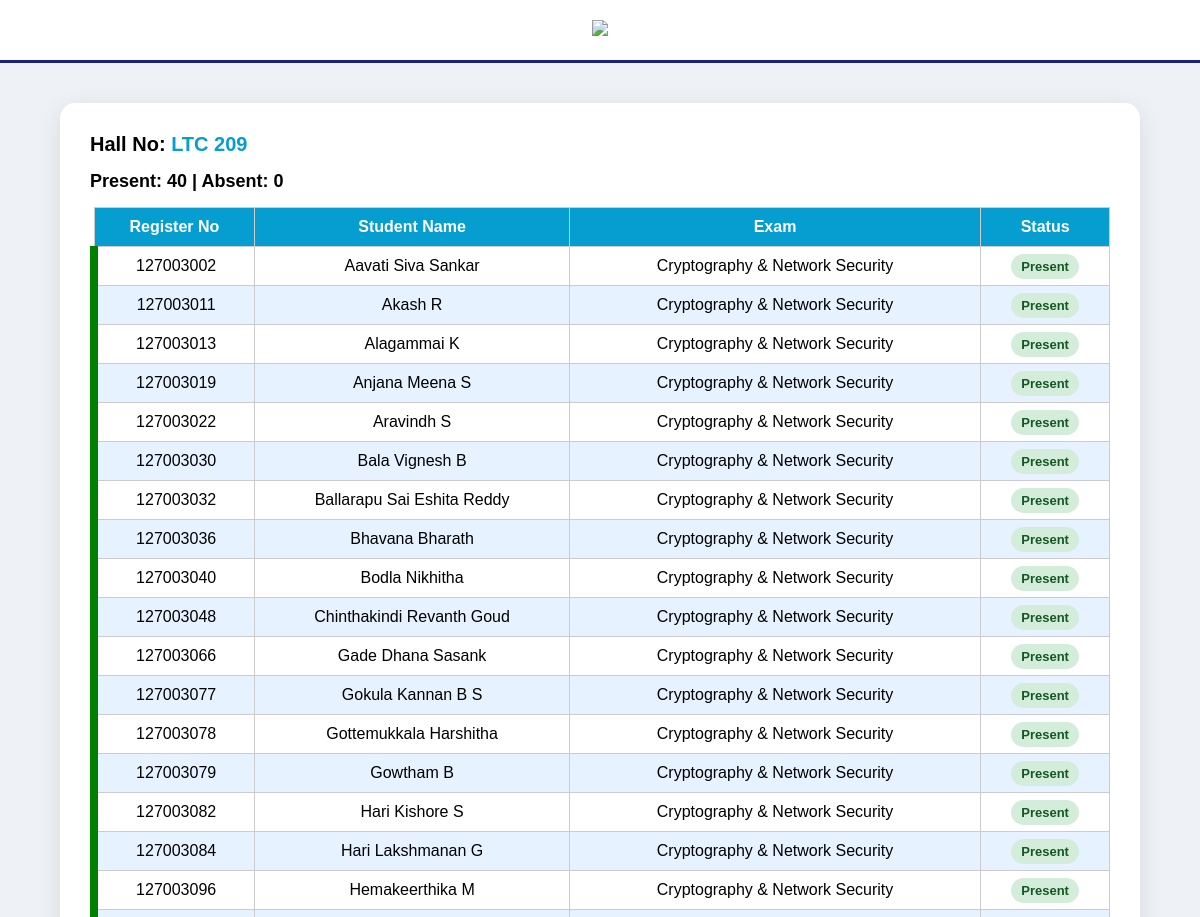
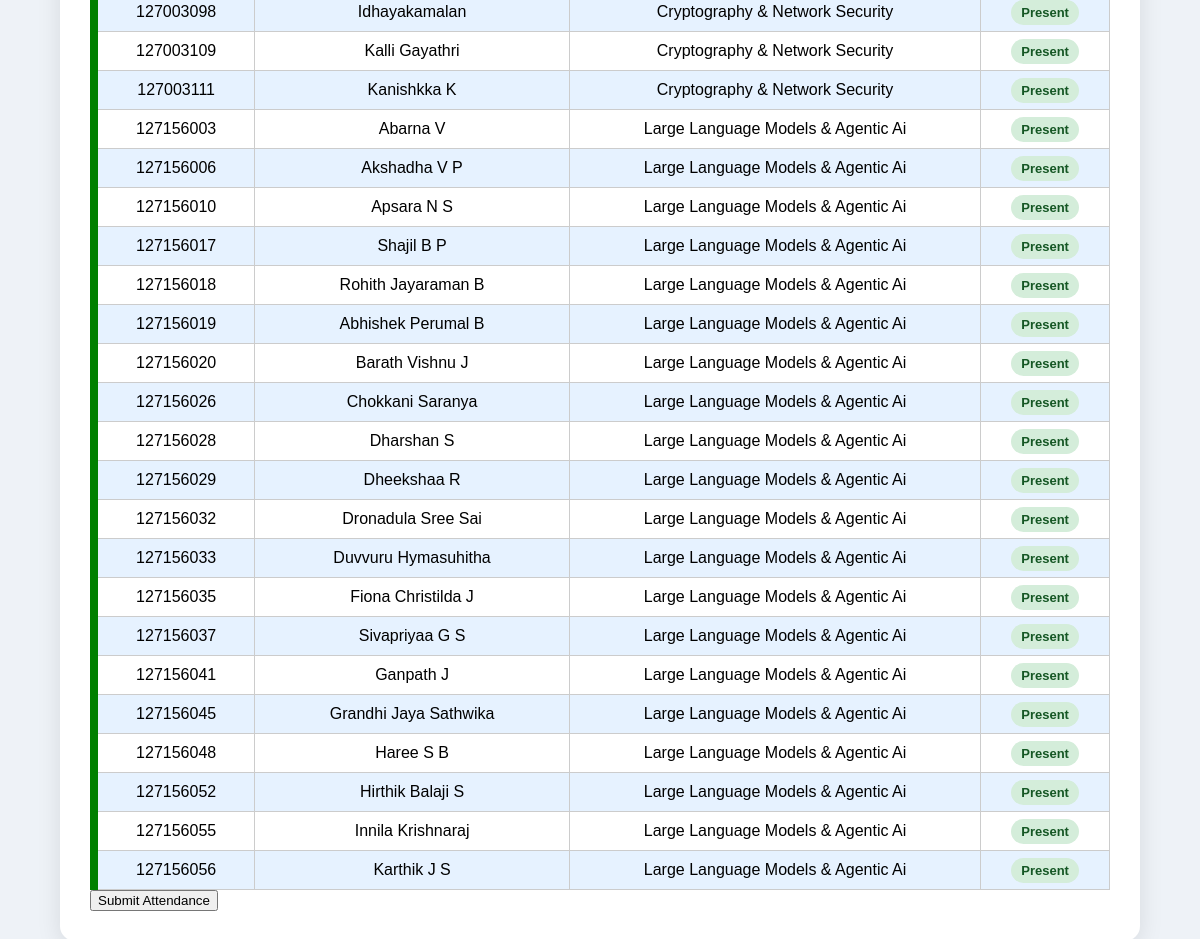
The app's page /take-attendance/LTC 209/ (signed in) with its own data (2 pictures, top to bottom).
### exam/models.py (models this page shows, shortened)
class Hall(models.Model):
    hall_no = models.CharField(max_length=20, unique=True)

class Student(models.Model):
    reg_no = models.CharField(max_length=20)
    name = models.CharField(max_length=100)
    year = models.ForeignKey(Year, on_delete=models.CASCADE)
    branch = models.ForeignKey(Branch, on_delete=models.CASCADE)
    section = models.ForeignKey(Section, on_delete=models.CASCADE)
    exam = models.ForeignKey(Exam, on_delete=models.CASCADE)
    hall = models.ForeignKey(Hall, on_delete=models.CASCADE)
    class Meta:
        ordering = ['reg_no']

class Exam(models.Model):
    SESSION_CHOICES = [
        ('Session 1', 'Session 1'),
        ('Session 2', 'Session 2'),
        ('Session 3', 'Session 3'),
        ('Session 4', 'Session 4'),
    ]
    subject = models.CharField(max_length=100)
    date = models.DateField()
    session = models.CharField(max_length=20, choices=SESSION_CHOICES)
    start_time = models.TimeField(null=True, blank=True)

### exam/views.py (the view, shortened to what this page needs)
# urls.py: path('take-attendance/<str:hall_no>/', views.takeAttendance, name='takeAttendance'),
@login_required
def takeAttendance(request, hall_no):
    hall = get_object_or_404(Hall, hall_no=hall_no)
    students_qs = Student.objects.filter(hall=hall)
    if not students_qs.exists():
        return render(request, 'exam/takeAttendance.html', {
            'students': [],
            'hall': hall,
            'is_locked': False
        })
    exam = students_qs.first().exam
    if exam.start_time:
        exam_datetime = datetime.combine(exam.date, exam.start_time)
        exam_datetime = timezone.make_aware(exam_datetime)
        lock_time = exam_datetime + timedelta(minutes=30)
        is_locked = timezone.now() > lock_time
    else:
        is_locked = False
    if is_locked:
        return render(request, 'exam/attendance_locked.html', {
            'hall': hall,
            'exam': exam
        })
    existing = Attendance.objects.filter(student__in=students_qs)
    attendance_map = {
        record.student_id: record.status
        for record in existing
    }
    students = []
    for s in students_qs:
        students.append({
            "id": s.id,
            "reg_no": s.reg_no,
            "name": s.name,
            "exam": s.exam.subject,
            "status": attendance_map.get(s.id, "Present")
        })
    return render(request, 'exam/takeAttendance.html', {
        'students': students,
        'hall': hall,
        'is_locked': is_locked
    })

### exam/templates/exam/takeAttendance.html (shortened to what this page needs)
<!DOCTYPE html>
<html>
<head>
</head>
<body>
<div class="header">
	<img style="width:500px;" src="https://webstream.sastra.edu/sastrapwi/images/SASTRA-New-Logo.png">
    </div>
<div class="container">
    <div class="hall-title">
        Hall No: <span style="color:#069ed1;">{{ hall.hall_no }}</span>
    </div>
    <div class="count-box">
        Present: <span id="presentCount">0</span> |
        Absent: <span id="absentCount">0</span>
    </div>
    <form method="post">
        <table>
            <tr>
                <th>Register No</th>
                <th>Student Name</th>
                <th>Exam</th>
                <th>Status</th>
            </tr>
            {% for student in students %}
            <tr class="{% if student.status == 'Absent' %}absent{% else %}present{% endif %}"
                onclick="toggleStatus('{{ student.reg_no }}', this)">
                <td>{{ student.reg_no }}</td>
                <td>{{ student.name }}</td>
                <td>{{ student.exam }}</td>
                <td id="status_text_{{ student.reg_no }}">
                    <span class="status-pill {% if student.status == 'Absent' %}absent-pill{% else %}present-pill{% endif %}">
                        {{ student.status }}
                    </span>
                </td>
            </tr>
            {% endfor %}
        </table>
        {% if not is_locked %}
    		<button type="submit">Submit Attendance</button>
	{% else %}
    		<button disabled style="background:grey;">Attendance Locked</button>
	{% endif %}
    </form>
</div>
</body>
</html>

### exam/templates/exam/takeAttendance.html (style rules this page uses)
body { margin: 0; font-family: Arial, Helvetica, sans-serif; background: #eef2f7; }
.header { background: white; text-align: center; padding: 20px 0; border-bottom: 3px solid #1a237e; position: relative; }
.container { width: 85%; margin: 40px auto; background: white; padding: 30px; border-radius: 15px; box-shadow: 0px 6px 25px rgba(0,0,0,0.1); }
.hall-title { font-size: 20px; font-weight: bold; margin-bottom: 15px; }
.count-box { margin: 15px 0; font-size: 18px; font-weight: bold; }
table { width: 100%; border-collapse: collapse; }
th, td { border: 1px solid #ccc; padding: 10px; text-align: center; }
th { background-color: #069ed1; color: white; }
tr:nth-child(odd) { background-color: #e6f2ff; }
tr:nth-child(even) { background-color: white; }
tr.present { border-left: 8px solid green; }
.status-pill { padding: 5px 10px; border-radius: 15px; font-size: 13px; font-weight: bold; }
.present-pill { background: #d4edda; color: #155724; }

### records on screen
Hall: hall_no "LTC 209"
Student: reg_no "127003002", name "Aavati Siva Sankar"
Exam: exam "Cryptography & Network Security" "Cryptography & Network Security" "Cryptography & Network Security" "Cryptography & Network Security" "Cryptography & Network Security" "Cryptography & Network Security" "Cryptography & Network Security" "Cryptography & Network Security" "Cryptography & Network Security" "Cryptography & Network Security" "Cryptography & Network Security" "Cryptography & Network Security" "Cryptography & Network Security" "Cryptography & Network Security" "Cryptography & Network Security" "Cryptography & Network Security" "Cryptography & Network Security" "Cryptography & Network Security" "Cryptography & Network Security" "Cryptography & Network Security"
Student: reg_no "127003011", name "Akash R"
Student: reg_no "127003013", name "Alagammai K"
Student: reg_no "127003019", name "Anjana Meena S"
Student: reg_no "127003022", name "Aravindh S"
Student: reg_no "127003030", name "Bala Vignesh B"
Student: reg_no "127003032", name "Ballarapu Sai Eshita Reddy"
Student: reg_no "127003036", name "Bhavana Bharath"
Student: reg_no "127003040", name "Bodla Nikhitha"
Student: reg_no "127003048", name "Chinthakindi Revanth Goud"
Student: reg_no "127003066", name "Gade Dhana Sasank"
Student: reg_no "127003077", name "Gokula Kannan B S"
Student: reg_no "127003078", name "Gottemukkala Harshitha"
Student: reg_no "127003079", name "Gowtham B"
Student: reg_no "127003082", name "Hari Kishore S"
Student: reg_no "127003084", name "Hari Lakshmanan G"
Student: reg_no "127003096", name "Hemakeerthika M"
Student: reg_no "127003098", name "Idhayakamalan"
Student: reg_no "127003109", name "Kalli Gayathri"
Student: reg_no "127003111", name "Kanishkka K"
Student: reg_no "127156003", name "Abarna V"
Exam: exam "Large Language Models & Agentic Ai" "Large Language Models & Agentic Ai" "Large Language Models & Agentic Ai" "Large Language Models & Agentic Ai" "Large Language Models & Agentic Ai" "Large Language Models & Agentic Ai" "Large Language Models & Agentic Ai" "Large Language Models & Agentic Ai" "Large Language Models & Agentic Ai" "Large Language Models & Agentic Ai" "Large Language Models & Agentic Ai" "Large Language Models & Agentic Ai" "Large Language Models & Agentic Ai" "Large Language Models & Agentic Ai" "Large Language Models & Agentic Ai" "Large Language Models & Agentic Ai" "Large Language Models & Agentic Ai" "Large Language Models & Agentic Ai" "Large Language Models & Agentic Ai" "Large Language Models & Agentic Ai"
Student: reg_no "127156006", name "Akshadha V P"
Student: reg_no "127156010", name "Apsara N S"
Student: reg_no "127156017", name "Shajil B P"
Student: reg_no "127156018", name "Rohith Jayaraman B"
Student: reg_no "127156019", name "Abhishek Perumal B"
Student: reg_no "127156020", name "Barath Vishnu J"
Student: reg_no "127156026", name "Chokkani Saranya"
Student: reg_no "127156028", name "Dharshan S"
Student: reg_no "127156029", name "Dheekshaa R"
Student: reg_no "127156032", name "Dronadula Sree Sai"
Student: reg_no "127156033", name "Duvvuru Hymasuhitha"
Student: reg_no "127156035", name "Fiona Christilda J"
Student: reg_no "127156037", name "Sivapriyaa G S"
Student: reg_no "127156041", name "Ganpath J"
Student: reg_no "127156045", name "Grandhi Jaya Sathwika"
Student: reg_no "127156048", name "Haree S B"
Student: reg_no "127156052", name "Hirthik Balaji S"
Student: reg_no "127156055", name "Innila Krishnaraj"
Student: reg_no "127156056", name "Karthik J S"

### other values on screen
{{ student.status }} "Present" "Present" "Present" "Present" "Present" "Present" "Present" "Present" "Present" "Present" "Present" "Present" "Present" "Present" "Present" "Present" "Present" "Present" "Present" "Present" "Present" "Present" "Present" "Present" "Present" "Present" "Present" "Present" "Present" "Present" "Present" "Present" "Present" "Present" "Present" "Present" "Present" "Present" "Present" "Present"
